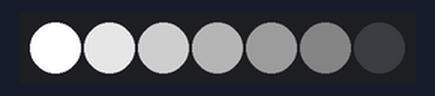
The sketch below on a simulated Arduino Uno, built with avr-gcc and run on an emulated ATmega328P. On the bench: 7 RGB LEDs in strip order, left to right. What the sketch prints to the serial monitor is not drawn.

Above: at 0.27 s.
At 3.27 s:
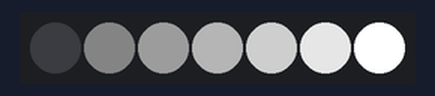
At 5.77 s:
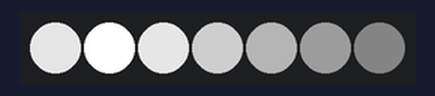
At 8.1 s:
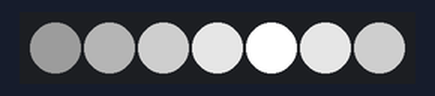
Timing chart, 0 to 9.3 s (numbered marks = the images above):
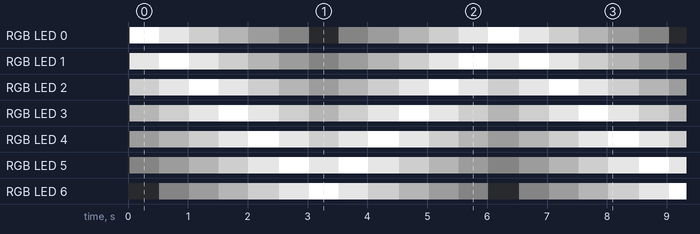

Measured:
- by itself, RGB LED 5: off → RGB(7, 7, 7) at 0.03 s, → RGB(28, 28, 28) 0.49 s later, → RGB(63, 63, 63) 0.49 s later, → RGB(113, 113, 113) 0.49 s later, … (19 changes in this stretch)
- by itself, RGB LED 6: off → RGB(7, 7, 7) at 0.52 s, → RGB(28, 28, 28) 0.49 s later, → RGB(63, 63, 63) 0.49 s later, → RGB(113, 113, 113) 0.50 s later, … (18 changes in this stretch)
- what the display in image 0 shows lasts 0.5 s, from 0.0 s to 0.5 s

The sketch:

ida_vuelta_cadencias_led.ino
```cpp
#include <Adafruit_NeoPixel.h>
#ifdef __AVR__
#include <avr/power.h> // Required for 16 MHz Adafruit Trinket
#endif

#define LED_PIN     6
float brilloGeneral = 1. ;
int cantPixeles =  7;
long marcaTiempo, tiempoActual;
long marcaTiempoFrec, muestreo = 25;
int espera = 500;
int indice = 0;
float frecSeno = 0.0005;
bool direccion = true;
bool rampa = false;

Adafruit_NeoPixel strip(cantPixeles, LED_PIN, NEO_GRB + NEO_KHZ800);

void setup() {
  // put your setup code here, to run once:
  strip.begin();           // INITIALIZE NeoPixel strip object (REQUIRED)
  strip.show();            // Turn OFF all pixels ASAP
  tiempoActual = millis();
  marcaTiempo = tiempoActual;
  marcaTiempoFrec = tiempoActual;
  Serial.begin(115200);

}

void loop() {
  // put your main code here, to run repeatedly:
  tiempoActual = millis();

  //contador desplazamiento led
  if (tiempoActual > marcaTiempo + espera) {
    strip.setPixelColor(indice, strip.Color(  0, 0, 0));       //  Set pixel's color (in RAM)

    if (rampa) {
      indice++;
      if (indice == cantPixeles - 1)indice = 0;
    } else {
      if (indice == cantPixeles - 1)direccion = !direccion;
      if (indice == 0 && !direccion)direccion = !direccion;

      if (direccion)indice ++;
      else indice--;
    }
    marcaTiempo = millis();

  }

  //(cantPixeles - 1) - indice
  // contador muestreo de brillo y led
  if (tiempoActual > marcaTiempoFrec + muestreo) {
    for (int i = 0 ; i < cantPixeles; i++) {

      // float brillo = (sin(float(tiempoActual) * frecSeno * PI * 2. ) * 0.5 + .5) * 255.;
      float brillo = pow((float(cantPixeles - 1) - abs(i - indice)) / float(cantPixeles - 1), 2) * 255.;
      brillo *= brilloGeneral;
      Serial.println(brillo);

      strip.setPixelColor(i, strip.Color(  brillo, brillo, brillo));         //  Set pixel's color (in RAM)
    }
    strip.show();

    marcaTiempoFrec = tiempoActual;
  }
}
```
